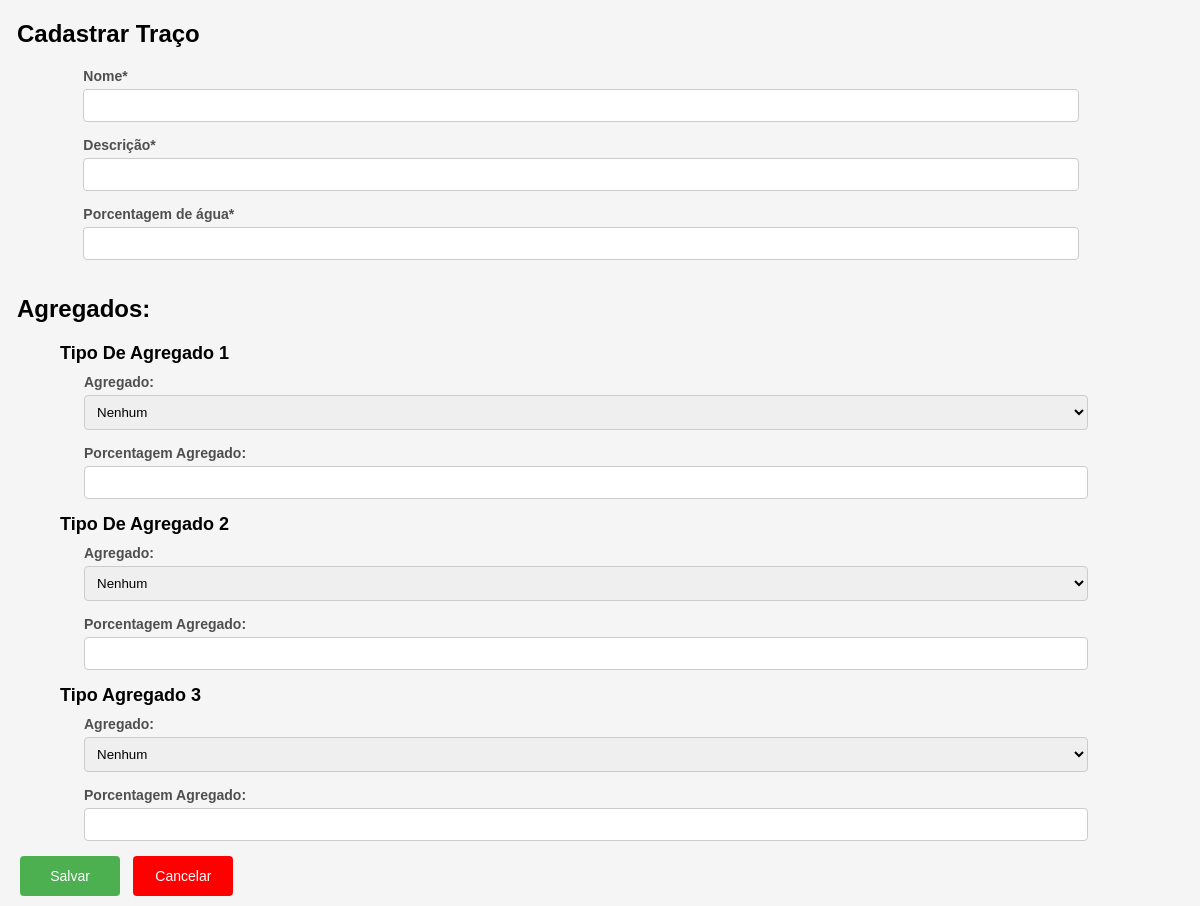
The page /cadastrar_traco/ (signed in) on the database as committed earlier.
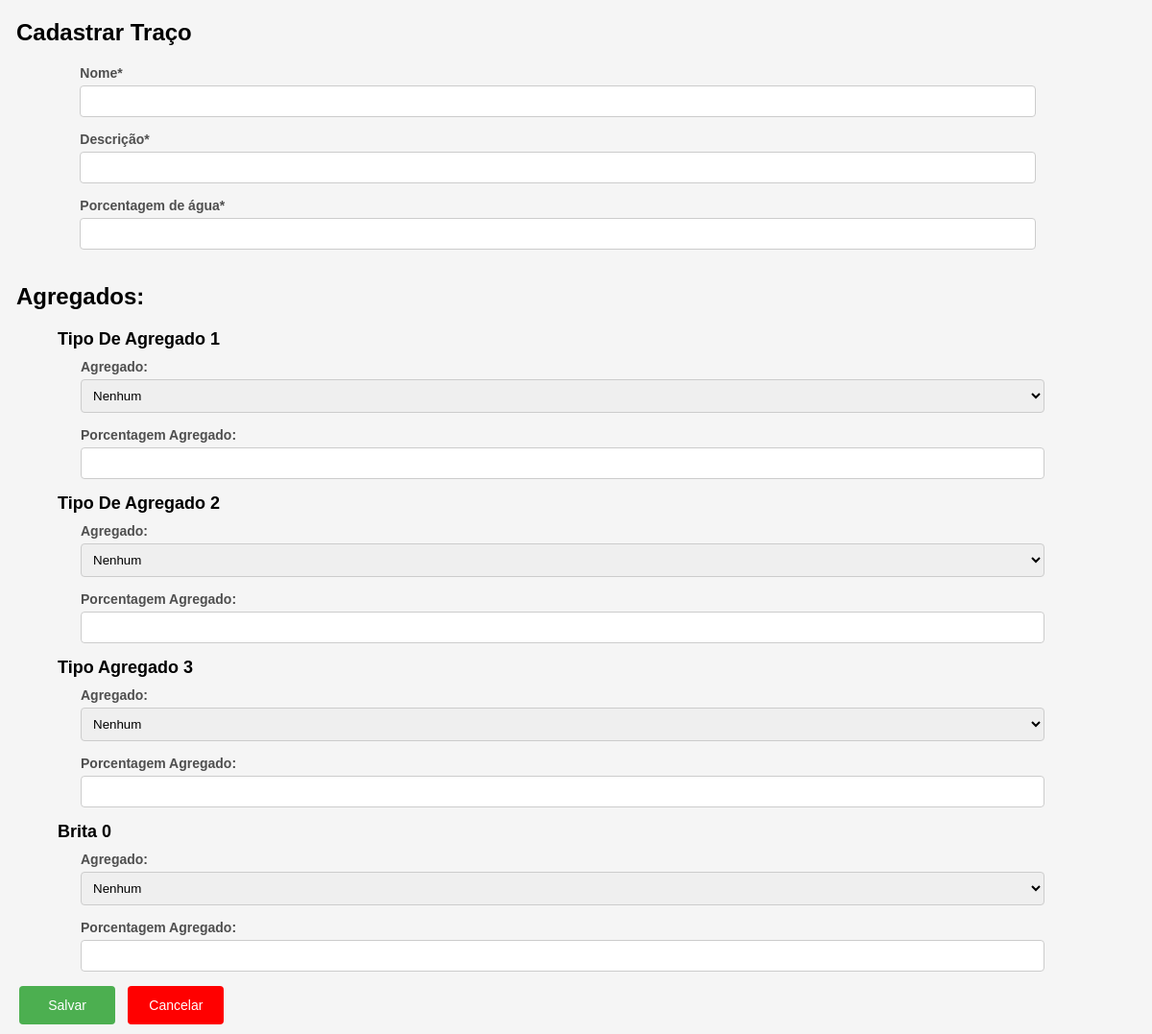
The same page on the database as committed later.
### usuarios/models.py (models this page shows, shortened)
class TipoAgregado(models.Model):
    nome = models.CharField(max_length=40, unique=True, null=False)
    data_cadastro = models.DateTimeField(default=timezone.now)
    def agregados_relacionados(self):
        return Agregado.objects.filter(fk_tipo_agregado_id=self.id)
    class Meta:
        db_table = "tipo_agregado"

### usuarios/views.py (the view)
# urls.py: path('cadastrar_traco/', views.cadastrar_traco, name='cadastrar_traco'),
@login_required
def cadastrar_traco(request):
    if request.method == 'POST':
        form = TracoForms(request.POST)
        agregados = request.POST.getlist('agregados')
        porcentagem_agregados = request.POST.getlist('porcentagem_agregados')
        print(form.errors)
        if form.is_valid() and (agregados is not None) and (porcentagem_agregados is not None):
            return InsertTraco(form, agregados, porcentagem_agregados)
        else:
            return None
    else:
        tipos_agregado = TipoAgregado.objects.all()
        form = TracoForms()
        return render(request, 'traco/cadastrar.html', {'form': form, 'tipos_agregado': tipos_agregado})

### usuarios/forms.py
class TracoForms(forms.ModelForm):
    class Meta:
        model = Traco
        fields = ['nome', 'descricao', 'porcentagem_agua']

### usuarios/models.py (called while the page is built)
    def __str__(self):
        return self.nome

### usuarios/templates/traco/cadastrar.html (shortened to what this page needs)
{% load static %}
{% load static %}
{% block content %}
<html lang="pt-br">
<head>
    <link rel="stylesheet" href="{% static 'css/cadastros.css' %}">
</head>
<body>
<h1>Cadastrar Traço</h1>
<form method="post" class="form-container">
    <div class="form-columns">
        <div class="form-column">
            <div class="field">
                <label for="{{ form.nome.id_for_label }}">Nome<span class="required-label">*</span></label>
                {{ form.nome }}
            </div>
            <div class="field">
                <label for="{{ form.descricao.id_for_label }}">Descrição<span class="required-label">*</span></label>
                {{ form.descricao }}
            </div>
            <div class="field">
                <label for="{{ form.porcentagem_agua.id_for_label }}">Porcentagem de água<span class="required-label">*</span></label>
                {{ form.porcentagem_agua }}
            </div>
        </div>
    </div>
    <h1>Agregados:</h1>
    {% for tipo_agregado in tipos_agregado %}
    <div class="agregado-container">
        <h2>{{ tipo_agregado.nome }}</h2>
        <div class="field">
            <label for="agregados">Agregado:</label>
            <select name="agregados" id="agregados">
                <option value="">Nenhum</option>
            </select>
        </div>
        <div class="field">
            <label for="porcentagem_agregados">Porcentagem Agregado:</label>
            <input type="text" name="porcentagem_agregados" class="form-control" placeholder="" />
        </div>
    </div>
    {% endfor %}
    <div class="button-container">
        <button type="submit" class="save-button">Salvar</button>
        <button type="button" onclick="goBack()" class="exit-button">Cancelar</button>
    </div>
</form>
</body>
</html>
{% endblock %}

Rows that differ between the two databases and show on the page:
added TipoAgregado: nome "Brita 0"
